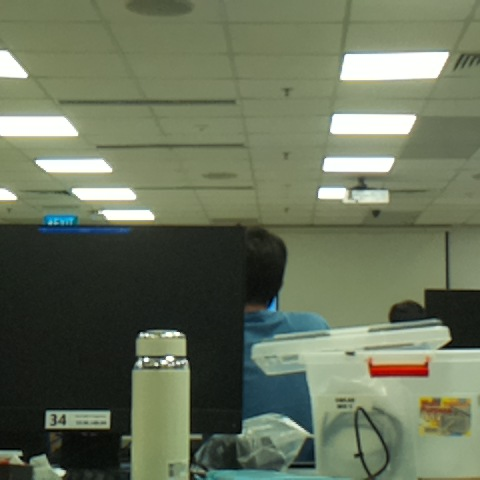
#> input picture web_server/test.jpg, 480 x 480 px
$ python -i add_background.py   (imports and definitions only)
#> lines starting #> are read from the running program, lines starting #| are printed output that depends on the picture; after the words box and inside, x2 and y2 are one past the last pixel; in counts of white or black regions, pixels touching at a corner belong together

import os
import random
import glob
import argparse
from PIL import Image, ImageOps
import numpy as np
import shutil
import cv2
import concurrent.futures

# [1 line not run here, left out]

"""
python /p/home/jusers/xu17/juwels/code/MDP_CV/scripts/add_background.py \
    --images /p/data1/mmlaion/y4/MDP_CV-2/valid/images \
    --labels /p/data1/mmlaion/y4/MDP_CV-2/valid/labels \
    --backgrounds /p/home/jusers/xu17/juwels/code/MDP_CV/backgrounds \
    --output /p/data1/mmlaion/y4/MDP_CV-2/valid_edge \
    --threshold 120


python /p/home/jusers/xu17/juwels/code/MDP_CV/scripts/add_background.py \
    --images /p/data1/mmlaion/y4/MDP_CV-2/train/images \
    --labels /p/data1/mmlaion/y4/MDP_CV-2/train/labels \
    --backgrounds /p/home/jusers/xu17/juwels/code/MDP_CV/backgrounds \
    --output /p/data1/mmlaion/y4/MDP_CV-2/train_edge \
    --threshold 120
"""


# [15 lines left out: function parse_args, not called in this run]

def apply_edge_detection(pil_image, threshold1=30, threshold2=100):
#> called with threshold1 = 30, threshold2 = 100
    cv_img = np.array(pil_image)
    cv_img = cv2.cvtColor(cv_img, cv2.COLOR_RGB2BGR)
#> cv_img is the input picture: shape (480, 480, 3); mean B, G, R 90.8, 113.5, 104.2
    gray = cv2.cvtColor(cv_img, cv2.COLOR_BGR2GRAY)
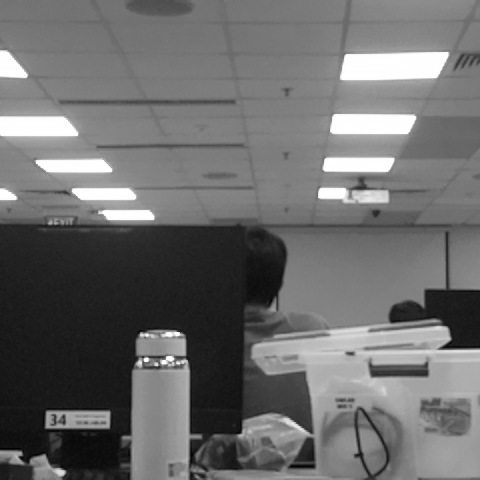
#> gray: shape (480, 480); min 1, max 255, mean 108.1
    edges = cv2.Canny(gray, threshold1, threshold2)
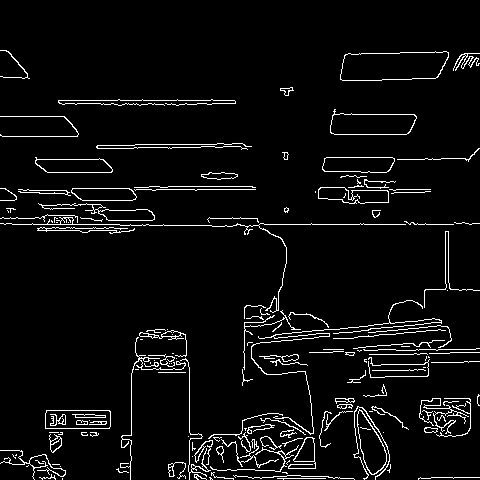
#> edges: shape (480, 480); 5% white in thin lines or dots, all inside (x1, y1, x2, y2) = (0, 50, 480, 480)
    edges_rgb = cv2.cvtColor(edges, cv2.COLOR_GRAY2RGB)
    return Image.fromarray(edges_rgb)

# [137 lines left out: functions get_mask_remove_black, process_image, main, not called in this run]

# [2 lines not run here, left out]

>>> import cv2
>>> picture = cv2.cvtColor(cv2.imread('../../web_server/test.jpg'), cv2.COLOR_BGR2RGB)
>>> result = apply_edge_detection(picture)
